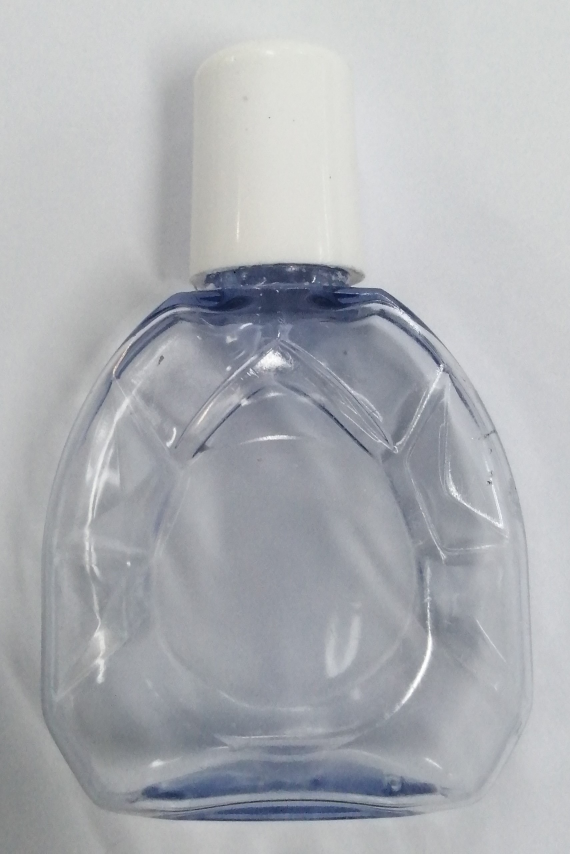
#> input picture 资源/实例代码/8.3 Camshift目标跟踪/stardust/jar.jpg, 1710 x 2560 px, given in place of the camera (shown at 1/3 size)
$ python stardust.py
#> lines starting #> are read from the running program, lines starting #| are printed output that depends on the picture; after the words box and inside, x2 and y2 are one past the last pixel; in counts of white or black regions, pixels touching at a corner belong together
#file stardust.py
#author 凡尘(Kevin Brooks)
#version 1.0
#date 2020_08_04
#github https://github.com/stardust-kevin
#copyright Copyright (C) 2016, Stardust Studio,  All Rights Reserved
#license http://www.apache.org/licenses/LICENSE-2.0

#导入基本功能cv2库
import cv2
import numpy as np

cap = cv2.VideoCapture(0)

# ret判断是否读到图片
# frame读取到的当前帧的矩阵
# 返回的是元组类型，所以也可以加括号
ret, frame = cap.read()
#> frame is the input picture: shape (2560, 1710, 3); mean B, G, R 180.6, 176.2, 173.6
# print(type(ret), ret)
# print(type(frame), frame)


# 设置跟踪框参数
r,h,c,w = 300,90,400,130  # simply hardcoded the values
track_window = (c,r,w,h)

# 从当前帧中框出一个小框
roi = frame[r:r+h, c:c+w]
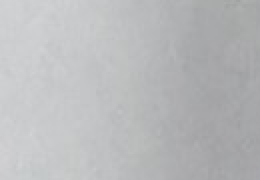
#> roi: shape (90, 130, 3) (shown 2 times larger); mean B, G, R 187.8, 186.1, 185.2
# RGB转为HSV更好处理
hsv_roi =  cv2.cvtColor(frame, cv2.COLOR_BGR2HSV)
#> hsv_roi: shape (2560, 1710, 3); mean H, S, V 95.5, 13.4, 181.2

# inRange函数设置亮度阈值
# 去除低亮度的像素点的影响
# eg. mask = cv2.inRange(hsv, lower_red, upper_red)

# 将低于和高于阈值的值设为0
mask = cv2.inRange(hsv_roi, np.array((0., 60.,32.)), np.array((180.,255.,255.)))
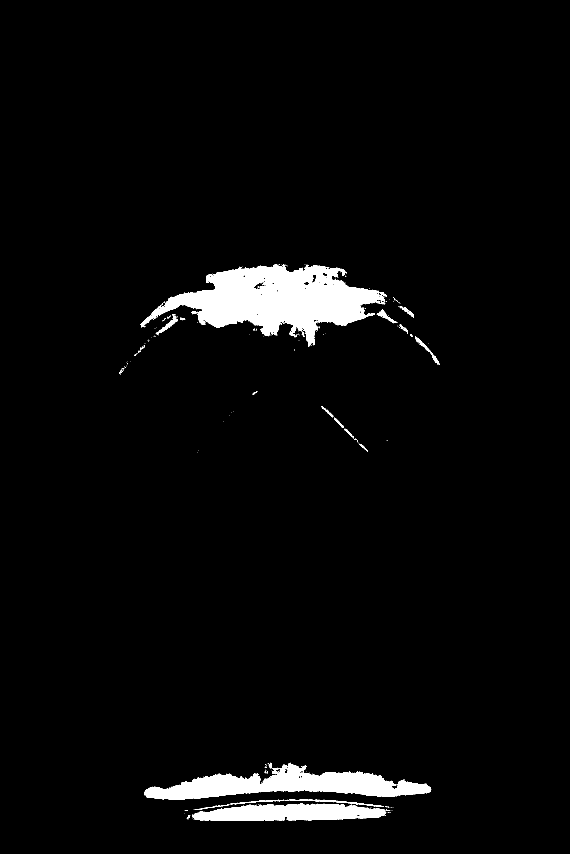
#> mask: shape (2560, 1710) (shown at 1/3 size); 3.6% white; 275 white regions (240 under 20 px), largest, box (x1, y1, x2, y2) and area: (422, 792, 1156, 1039) 83808, (432, 2294, 1294, 2400) 43163, (577, 2410, 1158, 2463) 22065

# 然后得到框中图像的直方图
# cv2.calcHist(images, channels, mask, histSize, ranges[, hist[, accumulate ]])
# mask 即上文的阈值设置
# histSize表示这个直方图分成多少份（即多少个直方柱）
# range是表示直方图能表示像素值的范围
# 返回直方图
roi_hist = cv2.calcHist([hsv_roi],[0],mask,[180],[0,180])
#> roi_hist = 180 values, max 36342 at index 112, min 0 at index 0, mean 864.7

# 归一化函数cv2.normalize(src[, dst[, alpha[, beta[, norm_type[, dtype[, mask]]]]]])
# 返回dst类型
# 归一化就是要把需要处理的数据经过处理后（通过某种算法）限制在你需要的一定范围内
# src  - 输入数组
# dst  - 与src大小相同的输出数组
# alpha  - 范围值，   以便在范围归一化的情况下归一化到较低范围边界
# beta  - 范围归一化时的上限范围; 它不用于标准规范化
# normType  - 规范化类型 这里的NORM_MINMAX是数组的数值被平移或缩放到一个指定的范围，线性归一化。
# dtype  - 当为负数时，输出数组与src的类型相同；否则，它具有与src相同的通道数；深度=CV_MAT_DEPTH（dtype）
# mask  - 可选的操作掩码。
cv2.normalize(roi_hist,roi_hist,0,255,cv2.NORM_MINMAX)

# 设置迭代的终止标准，最多十次迭代
term_crit = ( cv2.TERM_CRITERIA_EPS | cv2.TERM_CRITERIA_COUNT, 10, 1 )

while(1):
    ret ,frame = cap.read()

    if ret == True:
        hsv = cv2.cvtColor(frame, cv2.COLOR_BGR2HSV)

        # 反向投影函数（特征提取函数）
        # 反向投影是一种记录给定图像中的像素点如何适应直方图模型像素分布的方式
        # 反向投影就是首先计算某一特征的直方图模型，然后使用模型去寻找图像中存在的特征
        # cv2.calcHist(images, channels, mask, histSize, ranges[, hist[, accumulate]])

        # images:待处理的图像，图像格式为uint8或float32
        # channels:对应图像需要统计的通道，若是灰度图则为0，彩色图像B、G、R对应0、1、2
        # mask:掩膜图像。如果统计整幅图像就设置为None，否则这里传入设计的掩膜图像。
        # histSize表示这个直方图分成多少份（即多少个直方柱）
        # ranges:像素量化范围，通常为0 - 255。
        dst = cv2.calcBackProject([hsv],[0],roi_hist,[0,180],1)
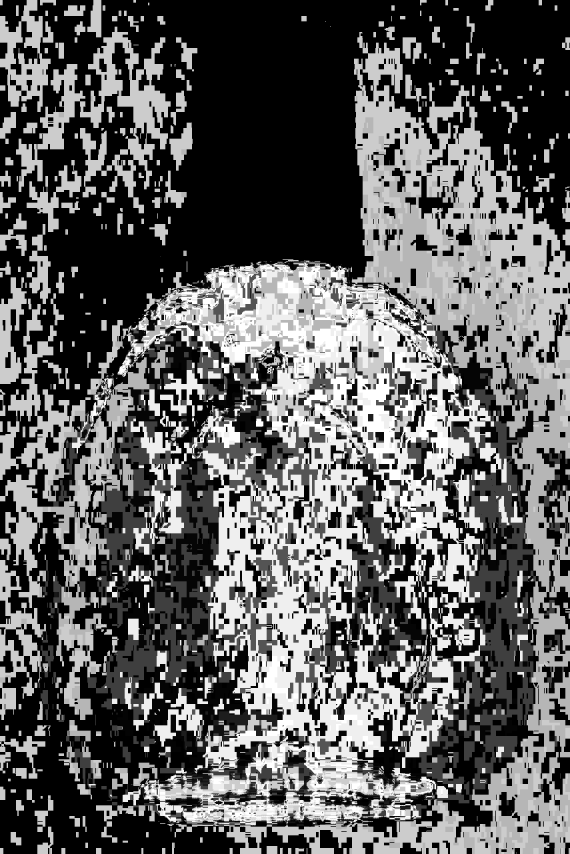
#> dst: shape (2560, 1710) (shown at 1/3 size); min 0, max 255, mean 95.6

        # RotatedRect CamShift(InputArray probImage, Rect&window, TermCriteria criteria)。
        # probImage为输入图像直方图的反向投影图，
        # window为要跟踪目标的初始位置矩形框，
        # criteria为算法结束条件。
        # 函数返回一个有方向角度的矩阵。
        #
        ret, track_window = cv2.CamShift(dst, track_window, term_crit)
#> ret = ((439.5, 310.5), (108.6, 144.8), 108.2); track_window = (370, 258, 139, 105)

        # Draw it on image
        pts = cv2.boxPoints(ret)
#> pts = [[387.7, 236.3], [525.2, 281.5], [491.3, 384.7], [353.8, 339.5]]

        # 类型转换int0()用于索引的整数(same as C ssize_t; normally either int32 or int64)
        pts = np.int0(pts)
#> pts = [[387, 236], [525, 281], [491, 384], [353, 339]]

        # 非填充多边形：polylines()
        # cv2.polylines(img, pts, isClosed, color[, thickness[, lineType[, shift]]])
        # img – 要画的图片
        # pts – 多边形的顶点
        # isClosed – 是否闭合线段
        # color – 颜色
        img2 = cv2.polylines(frame,[pts],True, 255,2)

        cv2.imshow('img2',img2)

        # 停止追踪按钮
        k = cv2.waitKey(60) & 0xff
#> (key Esc is pressed here)
        if k == 27:
            break
        else:
            cv2.imwrite(chr(k)+".jpg",img2)

    else:
        break

cv2.destroyAllWindows()
cap.release()

$ run again, on 资源/实例代码/8.3 Camshift目标跟踪/stardust/每.jpg
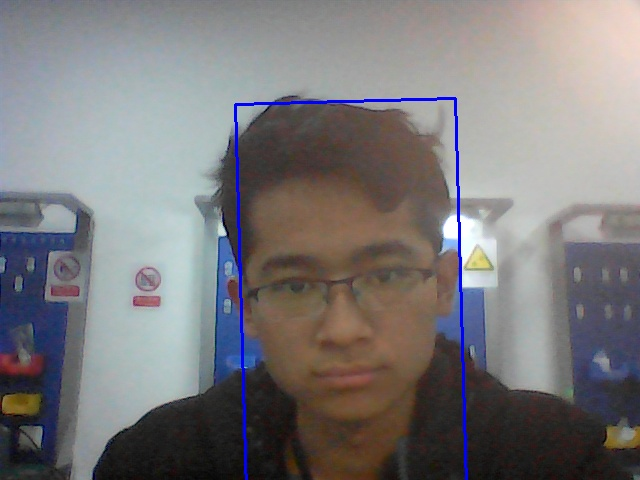
#> input picture 资源/实例代码/8.3 Camshift目标跟踪/stardust/每.jpg, 640 x 480 px, given in place of the camera
#> frame is the input picture: shape (480, 640, 3); mean B, G, R 122.6, 120.7, 123.1
#> hsv_roi: shape (480, 640, 3); mean H, S, V 60.1, 46.3, 133.5
#> `mask = cv2.inRange(hsv_roi, np.array((0., 60.,32.)), np.array((180.,25..`:
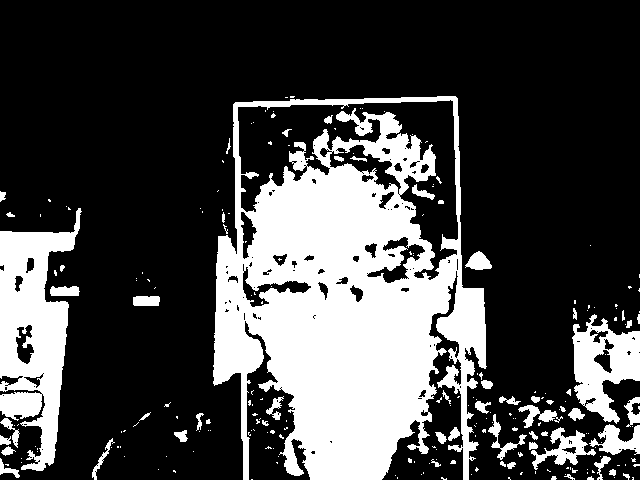
#> mask: shape (480, 640); 27.7% white; 228 white regions (171 under 20 px), largest, box (x1, y1, x2, y2) and area: (213, 96, 487, 480) 62333, (0, 208, 82, 471) 11351, (572, 314, 640, 424) 4052
#> roi_hist = 180 values, max 8665 at index 13, min 0 at index 41, mean 472.1
#> `dst = cv2.calcBackProject([hsv],[0],roi_hist,[0,180],1)`:
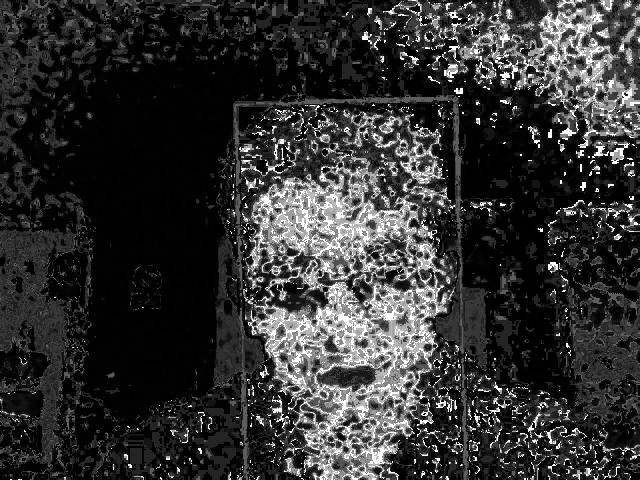
#> dst: shape (480, 640); min 0, max 255, mean 50.3
#> ret = ((372, 327), (116.4, 163.8), 87.6); track_window = (289, 268, 166, 118)
#> `pts = cv2.boxPoints(ret)`: pts = [[287.7, 272.3], [451.4, 265.4], [456.3, 381.7], [292.6, 388.6]]
#> `pts = np.int0(pts)`: pts = [[287, 272], [451, 265], [456, 381], [292, 388]]
